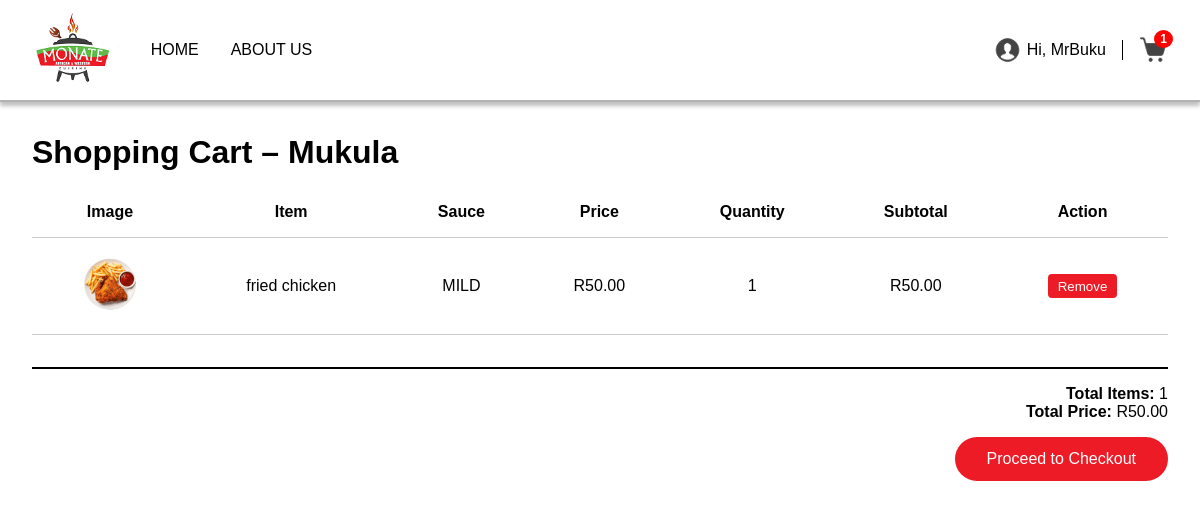
The page /menu/Mukula_cart.php (signed in) on the database as committed earlier.
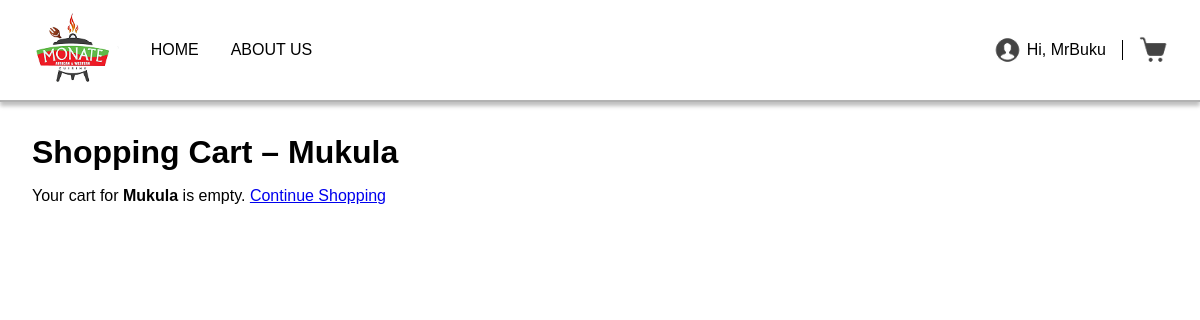
The same page on the database as committed later.
### tables this page shows
CREATE TABLE `cart` (
  `id` int(11) NOT NULL,
  `user_id` int(11) NOT NULL,
  `branch_location` varchar(255) NOT NULL,
  `item_id` int(11) NOT NULL,
  `name` varchar(255) NOT NULL,
  `price` decimal(10,2) NOT NULL,
  `quantity` int(11) NOT NULL DEFAULT 1,
  `sauce` varchar(100) DEFAULT NULL,
  `image` varchar(255) DEFAULT NULL,
  `created_at` timestamp NOT NULL DEFAULT current_timestamp()
);

### menu/Mukula_cart.php (the view, shortened to what this page needs)
<?php
require_once "../API/db.php";
$branchLocation = "Mukula";
$userId = $_SESSION["user_id"];
$stmt = $conn->prepare("
    SELECT C.id, C.item_id, C.name, C.price, C.quantity, C.sauce, C.image
    FROM Cart C
    WHERE C.user_id = ? AND C.branch_location = ?
");
$stmt->bind_param("is", $userId, $branchLocation);
$stmt->execute();
$result = $stmt->get_result();
$cartItems = $result->fetch_all(MYSQLI_ASSOC);
$totalItems = 0;
$totalPrice = 0;
foreach ($cartItems as $item) {
    $totalItems += $item["quantity"];
    $totalPrice += $item["price"] * $item["quantity"];
}
?>
<!DOCTYPE html>
<html lang="en">
<head>
</head>
<body>
  <header class="top-header">
    <div class="logo">
      <img src="img/logo 2.png" alt="Monate Logo">
    </div>
    <nav class="nav-links">
      <a href="../HOME/index.php">HOME</a>
      <a href="../About Us/index.php">ABOUT US</a>
    </nav>
    <div class="account-cart">
      <a href="../Sign in/index.php" class="account">
        <img src="img/profile.png" alt="Account">
        <span>
          <?php if (isset($_SESSION["username"])): ?>
            Hi, <?= htmlspecialchars($_SESSION["username"]); ?>
          <?php else: ?>
            ACCOUNT
          <?php endif; ?>
        </span>
      </a>
      <a href="cart_mukula.php" class="cart">
        <img src="img/shopping cart.png" alt="Cart">
        <?php if ($totalItems > 0): ?>
          <span class="cart-badge"><?= $totalItems ?></span>
        <?php endif; ?>
      </a>
    </div>
  </header>
  <main class="cart-page">
    <h1>Shopping Cart – Mukula</h1>
    <?php if (empty($cartItems)): ?>
      <p>Your cart for <strong>Mukula</strong> is empty.
         <a href="Mukula.php">Continue Shopping</a></p>
    <?php else: ?>
      <table class="cart-table">
        <tr>
          <th>Image</th>
          <th>Item</th>
          <th>Sauce</th>
          <th>Price</th>
          <th>Quantity</th>
          <th>Subtotal</th>
          <th>Action</th>
        </tr>
        <?php foreach ($cartItems as $item): ?>
          <tr>
            <td><img src="<?= htmlspecialchars($item['image']) ?>" alt="<?= htmlspecialchars($item['name']) ?>"></td>
            <td><?= htmlspecialchars($item['name']) ?></td>
            <td><?= htmlspecialchars($item['sauce']) ?></td>
            <td>R<?= number_format($item['price'], 2) ?></td>
            <td><?= $item['quantity'] ?></td>
            <td>R<?= number_format($item['price'] * $item['quantity'], 2) ?></td>
            <td>
              <form method="POST" action="remove_from_cart.php" style="display:inline;">
                <button type="submit" class="remove-btn">Remove</button>
              </form>
            </td>
          </tr>
        <?php endforeach; ?>
      </table>
      <div class="summary">
        <p><strong>Total Items:</strong> <?= $totalItems ?></p>
        <p><strong>Total Price:</strong> R<?= number_format($totalPrice, 2) ?></p>
        <a href="checkout.php?branch=Mukula">
          <button class="checkout-btn">Proceed to Checkout</button>
        </a>
      </div>
    <?php endif; ?>
  </main>
</body>
</html>

Rows that differ between the two databases and show on the page:
removed cart: image (picture), name "fried chicken", sauce "MILD", price "50.00", quantity "1", $item['price']*$item['quantity'] "50.00"
Other text that changed with them:
$totalItems: "1" → (not shown)
$totalPrice: "50.00" → (not shown)
text no longer shown: "Image Item Sauce Price Quantity Subtotal Action Total Items: Total Price: R Proceed to Checkout"
text now shown: "Your cart for Mukula is empty. Continue Shopping"
